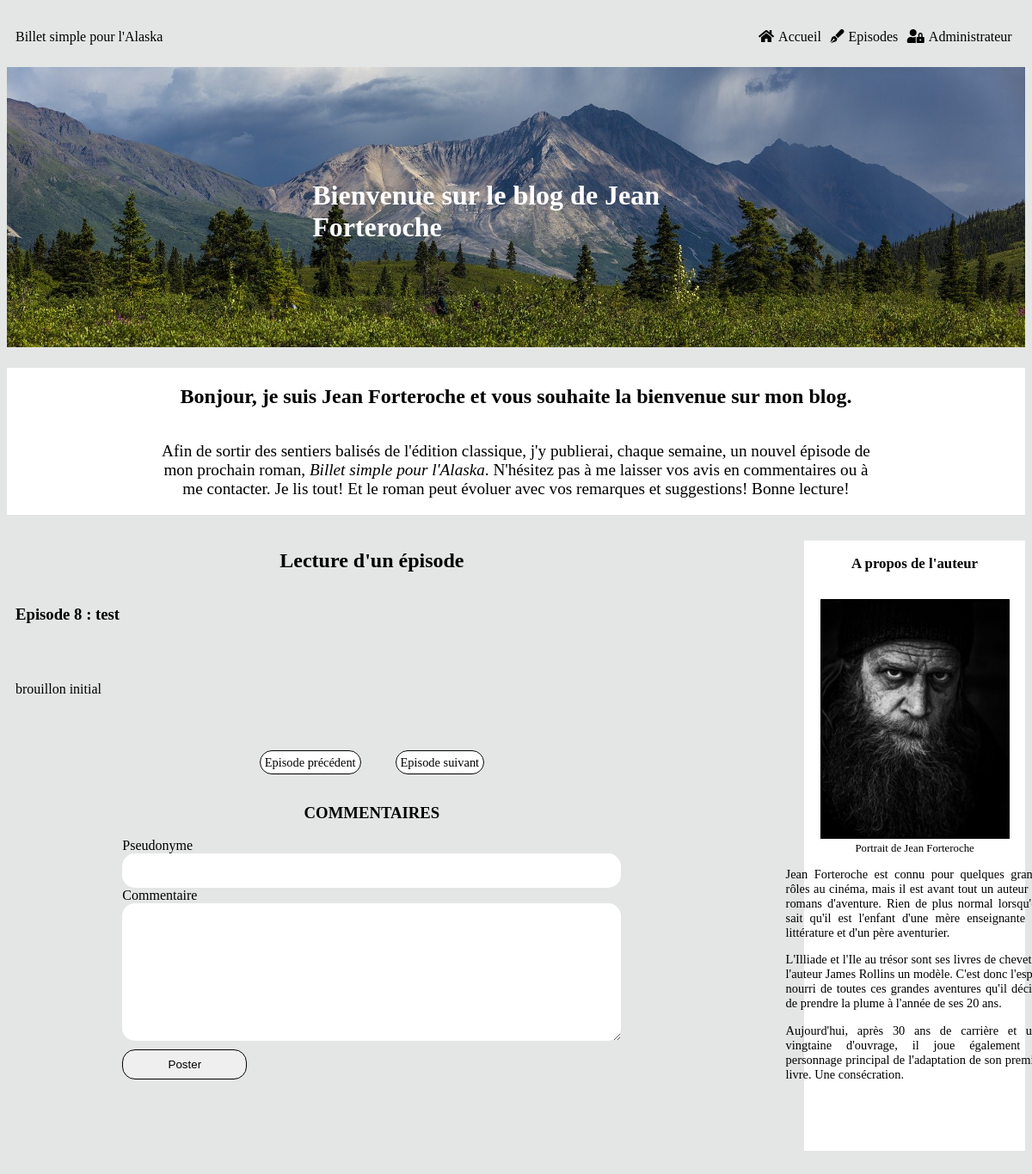
The page /index.php?action=post&id=67 on the database its author committed.
### tables this page shows
CREATE TABLE IF NOT EXISTS `episodes` (
  `episode_id` tinyint(11) NOT NULL AUTO_INCREMENT,
  `numero_episode` tinyint(11) NOT NULL,
  `episode_title` char(255) NOT NULL,
  `episode_content` longtext NOT NULL,
  `episode_date` datetime NOT NULL DEFAULT CURRENT_TIMESTAMP,
  `episode_status` int(1) NOT NULL,
  PRIMARY KEY (`episode_id`),
  UNIQUE KEY `unicite` (`numero_episode`) USING BTREE
);

### src/View/View.php (called while the page is built, shortened)
<?php
class View
{
    public function display(array $data, string $template, string $layout) : void
    {
        require_once($template);
    }
}

### src/Controller/FrontOffice/PostController.php (called while the page is built, shortened)
<?php
class PostController
{
    private $postManager;
    private $commentManager;
    private $view;
    private $layout;
    public function __construct(PostManager $postManager, View $view, CommentManager $commentManager, Session $session, Token $token)
    {
        $this->postManager = $postManager;
        $this->view = $view;
        $this->commentManager = $commentManager;
        $this->layout = '../templates/frontOffice/layout.html.php';
    }
    public function displayOneEpisode(int $id) : void
    {
        $totalEpisodes = $this->postManager->getNumberOfEpisodes();
        $episodeData = $this->postManager->getOneEpisode($id);
        $nextEpisode = $this->postManager->getNextPost($episodeData[0]['numero_episode'] + 1);
        $previousEpisode = $this->postManager->getPreviousPost($episodeData[0]['numero_episode'] - 1);
        $commentsData = $this->commentManager->getComments($id);
        $data = [$episodeData, $commentsData, $totalEpisodes, $previousEpisode, $nextEpisode];
        $template = 'onePost.html.php';
        $this->view->display(['episode' => $data[0][0],
            'comments' => $data[1],
            'totalEpisodes' => $data[2],
            'previous' => $data[3],
            'next' => $data[4]],
            $template, $this->layout);
    }
}

### public/index.php (called while the page is built, shortened)
<?php
$router = new Router();
$router->run();

### src/Model/PostManager.php (called while the page is built, shortened)
<?php
class PostManager
{
    private $database;
    public function __construct(Database $database)
    {
        $this->database = $database;
    }
    public function getOneEpisode(int $id) : array
    {
        $episodes = $this->database->prepare("SELECT *, DATE_FORMAT(episode_date, '%d/%m/%Y - %H:%i:%s') AS episode_date
            FROM episodes
            WHERE episode_id = :id");
        $episodes->bindParam(':id', $id);
        $episodes->execute();
        return $episodes->fetchAll();
    }
}

### Templates/Frontoffice/onepost.html.php (the view, shortened to what this page needs)
<h2>Lecture d'un épisode</h2>
<article>
    <h3>Episode <?=$data['episode']['numero_episode']?> : <?=htmlspecialchars_decode($data['episode']['episode_title'])?></h3>
    <p><?=htmlspecialchars_decode($data['episode']['episode_content'])?></p>
</article>
<div id="prev_next">
    <?php
        if ($data['episode']['numero_episode'] > 1 && $data['episode']['numero_episode'] <= $data['totalEpisodes']) {
        ?>
        <span id="previous">
            <a href="index.php?action=post&id=<?=$data['previous']?>">
                Episode précédent
            </a>
        </span>
        <?php
        }
        if ($data['episode']['numero_episode'] < $data['totalEpisodes'] && $data['episode']['numero_episode'] >= 1) {
        ?>
        <span id="next">
            <a href="index.php?action=post&id=<?=$data['next']?>">
                Episode suivant
            </a>
        </span>
        <?php
        }
        ?>
</div>
<section class="commentaires">
    <h3>COMMENTAIRES</h3>
    <form class="comment_form" method="post" action="index.php?action=save_com&id=<?=$data['episode']['episode_id']?>">
        <label for="pseudo">Pseudonyme</label>
        <input id="pseudo" type="text" name="pseudo"/>
        <label for="comment">Commentaire</label>
        <textarea id="comment" name="comment" rows="10" cols="40"></textarea>
        <input class="submit" type="submit" value="Poster"/>
    </form>
</section>

### public/css/style.css (style rules this page uses)
html { font-family: aileron; background-color: #e4e5e5; }
a { text-decoration: none; color: black; }
h2 { text-align: center; }
article { display: flex; flex-direction: column; }
article p { text-align: justify; }
#previous a, #next a { padding: 5px; border-radius: 20px; border: 1px solid black; background-color: white; }
.commentaires h3 { text-align: center; }
.comment_form { display: flex; flex-direction: column; width: 70%; margin: auto; }
#pseudo { height: 30px; }
.comment_form #pseudo, .comment_form #comment { border-radius: 15px; padding-left: 10px; padding-right: 10px; padding-top: 5px; padding-bottom: 5px; border: none; }
.submit { width: 25%; height: 35px; border-radius: 15px; border: 1px solid black; margin-top: 10px; }
#prev_next { font-size: 0.9rem; display: flex; justify-content: center; }
#previous, #next { margin: 20px; }

### rows shown on the page
episodes: numero_episode "8", episode_title "test", episode_content "brouillon initial"
